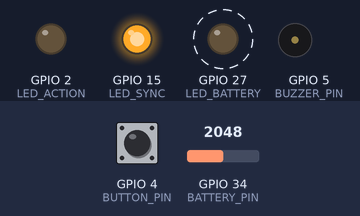
Recording of a program running on a simulated ESP32. Shown: output pins drawn as LEDs (lit = HIGH), buzzer (waves = sounding, pin HIGH). Dashed ring = blinking. Inputs (shaded band) come from the test bench; at power-on: GPIO 4 (BUTTON_PIN) HIGH, GPIO 34 (BATTERY_PIN) = 2048 (analog values on the 0–4095 scale). What the program prints to the serial monitor is not drawn.

Above: at 1.3 s.
1.4 s: GPIO 4 (BUTTON_PIN) pulled LOW for 0.25 s
At 2.27 s:
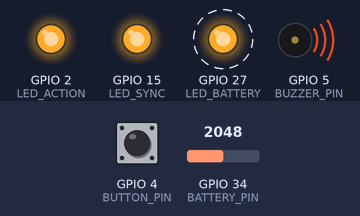
4.4 s: GPIO 34 (BATTERY_PIN) set to 2866
At 5.1 s:
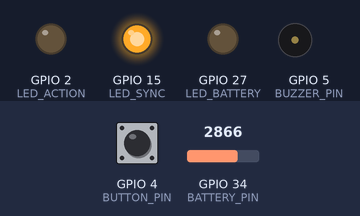
9.6 s: GPIO 34 (BATTERY_PIN) set to 2254
At 10.4 s:
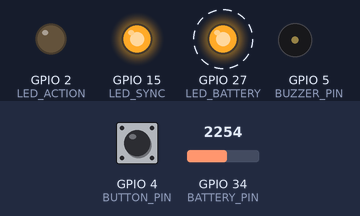
11.6 s: GPIO 34 (BATTERY_PIN) set to 2368
13.6 s: GPIO 4 (BUTTON_PIN) pulled LOW for 1 s
At 14.86 s:
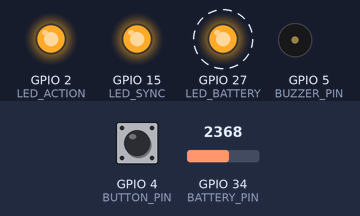
Timing chart, 0 to 17.1 s (numbered marks = the images above; inputs shaded):
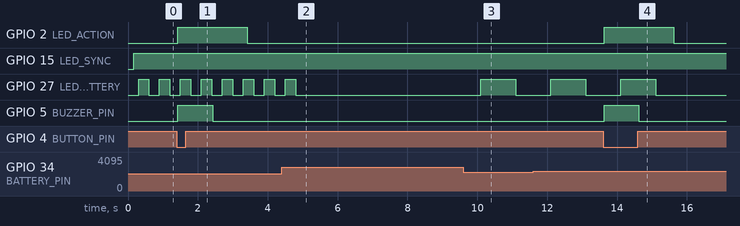

Measured:
- after the input at 1.4 s, GPIO 2 (LED_ACTION): LOW → HIGH at once, → LOW 2.0 s later; GPIO 5 (BUZZER_PIN): LOW → HIGH at once, → LOW 0.99 s later
- after the input at 4.4 s, GPIO 27 (LED_BATTERY): goes on until 4.8 s, then stays LOW
- after the input at 9.6 s, GPIO 27 (LED_BATTERY): LOW → HIGH after 0.50 s, → LOW 1.0 s later
- after the input at 13.6 s, GPIO 2 (LED_ACTION): LOW → HIGH at once, → LOW 2.0 s later; GPIO 5 (BUZZER_PIN): LOW → HIGH at once, → LOW 0.99 s later
- by itself, GPIO 27 (LED_BATTERY): alternates HIGH for 0.30 s and LOW for 0.30 s

The program:

main.cpp
```cpp
/**
 * ═══════════════════════════════════════════════════════════════════
 *  REC QUIZ BUZZER - FINAL SLAVE CODE (Production Ready)
 *
 *  Features:
  *  - Interrupt-based button (microsecond precision)
  *  - ESP-NOW communication with heartbeat
  *  - Battery monitoring (analogReadMilliVolts - no calibration!)
  *  - 3 LED indicators (Sync, Action, Battery)
  *  - Buzzer feedback
  *  - Connection timeout detection
 *
 * Hardware Connections:
  * - Button: GPIO 4 (with internal pull-up)
  * - LED Action (Red): GPIO 2 (ON for 2 seconds after press)  // ← FIX THIS
  * - LED Sync (Green): GPIO 15 (connection status)
  * - LED Battery (Blue): GPIO 27 (battery indicator)
  * - Buzzer: GPIO 5 (beeps for 1 second after press)  // ← FIX THIS
  * - Battery ADC: GPIO 34
 *
 *  Developer: ASIF AHAMED S | ECE 2023-27
 *  Institution: Rajalakshmi Engineering College
 * ═══════════════════════════════════════════════════════════════════
 */

#include <esp_now.h>
#include <WiFi.h>

// ═══════════════════════════════════════════════════════════
//  ⚠️ CONFIGURATION REQUIRED FOR EACH TEAM NODE:
//
//  1. Change TEAM_ID (line 20):
//     #define TEAM_ID 1  // Change to 1-10
//
//  2. Update masterMAC (line 21) with your Master's MAC:
//     Find Master MAC from Serial Monitor on first boot
//     Format: {0xXX, 0xXX, 0xXX, 0xXX, 0xXX, 0xXX}
//
//  3. Battery calibration (if needed):
//     - MAX_BATTERY_VOLTAGE (line 32): 4.08V for your batteries
//     - Adjust if different battery type used
// ═══════════════════════════════════════════════════════════


#define TEAM_ID 7
uint8_t masterMAC[] = {0xFF, 0xFF, 0xFF, 0xFF, 0xFF, 0xFF};  // Update master MAC ⚠️
// ═══════════════════════════════════════════════════

// Pin Definitions
#define BUTTON_PIN 4        // Button input
#define LED_ACTION 2        // Red LED - 2 seconds after press
#define LED_SYNC 15         // Green LED - connection status
#define LED_BATTERY 27      // Blue LED - battery status indicator
#define BUZZER_PIN 5        // Buzzer - 1 seconds after press
#define BATTERY_PIN 34      // ADC for battery monitoring

// Battery Configuration (4.08V max for 18650 batteries)
const float MAX_BATTERY_VOLTAGE = 4.08;
const float MIN_BATTERY_VOLTAGE = 3.0;
const float R1 = 10000.0;  // 10kΩ voltage divider
const float R2 = 10000.0;  // 10kΩ voltage divider

// Timing Constants
#define HEARTBEAT_INTERVAL 2000      // 2 seconds
#define CONNECTION_TIMEOUT 3000      // 3 seconds
#define ACTION_LED_DURATION 2000    // 2 seconds
#define BUZZER_DURATION 1000         // 1 seconds
#define BATTERY_CHECK_INTERVAL 5000  // 5 seconds
#define DEBOUNCE_TIME 50000          // 50ms in microseconds

// Interrupt Variables (volatile for ISR)
volatile bool buttonPressed = false;
volatile unsigned long buttonPressTime = 0;
volatile unsigned long lastInterruptTime = 0;

// Connection Status
volatile bool isConnectedToMaster = false;
unsigned long lastSuccessfulSend = 0;
unsigned long lastLedBlinkTime = 0;
bool ledBlinkState = false;

// Timing Trackers
unsigned long lastHeartbeatTime = 0;
unsigned long lastBatteryCheck = 0;
unsigned long actionStartTime = 0;
bool actionInProgress = false;

// Battery State
int currentBatteryZone = 2;  // Start with GREEN
float lastVoltage = 0.0;
float lastPercentage = 0.0;
unsigned long lastBatteryLedBlink = 0;
bool batteryLedState = false;

// ESP-NOW Data Structure
typedef struct {
  int teamID;
  unsigned long timestamp;
  bool buttonPressed;
  bool isHeartbeat;
  int batteryZone;      // 2=GREEN, 1=YELLOW, 0=RED
  float batteryPercent; // Actual percentage (0-100)
} BuzzerData;

BuzzerData outgoingData;
esp_now_peer_info_t peerInfo;

// ═══════════════════════════════════════════════════════════
//  BATTERY FUNCTIONS (YouTube Method - No Calibration!)
// ═══════════════════════════════════════════════════════════

float readBatteryVoltage() {
  float sum = 0;
  const int numSamples = 20;  // Average 20 readings for stability

  for (int i = 0; i < numSamples; i++) {
    sum += analogReadMilliVolts(BATTERY_PIN);  // ESP32 auto-calibration!
    delay(5);
  }

  float averageMilliVolts = sum / numSamples;
  float voltage = (averageMilliVolts / 1000.0);

  // Compensate for voltage divider (2:1 ratio)
  voltage = voltage * (R1 + R2) / R2;

  return voltage;
}

float calculateBatteryPercentage(float voltage) {
  float percentage = (voltage - MIN_BATTERY_VOLTAGE) /
                     (MAX_BATTERY_VOLTAGE - MIN_BATTERY_VOLTAGE) * 100.0;
  return constrain(percentage, 0, 100);
}

int getBatteryZone(float voltage) {
  if(voltage >= 3.70) return 2;      // GREEN (>60% SoC)
  else if(voltage >= 3.45) return 1; // YELLOW (40-60% SoC)
  else return 0;                     // RED (<40% SoC)
}

void updateBatteryStatus() {
  lastVoltage = readBatteryVoltage();
  lastPercentage = calculateBatteryPercentage(lastVoltage);
  int newZone = getBatteryZone(lastVoltage);

  // Warn on zone change
  if(newZone != currentBatteryZone) {
    currentBatteryZone = newZone;
    Serial.print("\n⚠️ BATTERY ZONE CHANGED: ");
    if(newZone == 2) Serial.println("🔋 GREEN (Good)");
    else if(newZone == 1) Serial.println("⚠️ YELLOW (Charge soon!)");
    else Serial.println("🔴 RED (Replace NOW!)");
  }

  // Periodic warnings for low battery
  if(currentBatteryZone == 0) {
    Serial.println("🔴 Battery CRITICAL - Replace immediately!");
  }
}

// ═══════════════════════════════════════════════════════════
//  BATTERY LED INDICATOR (Blue LED)
// ═══════════════════════════════════════════════════════════

void updateBatteryLED() {
  unsigned long currentTime = millis();

  if(currentBatteryZone == 2) {
    // GREEN zone - LED OFF (battery good)
    digitalWrite(LED_BATTERY, LOW);

  } else if(currentBatteryZone == 1) {
    // YELLOW zone - SLOW BLINK (1 second interval)
    if(currentTime - lastBatteryLedBlink >= 1000) {
      lastBatteryLedBlink = currentTime;
      batteryLedState = !batteryLedState;
      digitalWrite(LED_BATTERY, batteryLedState);
    }

  } else {
    // RED zone - FAST BLINK (300ms interval)
    if(currentTime - lastBatteryLedBlink >= 300) {
      lastBatteryLedBlink = currentTime;
      batteryLedState = !batteryLedState;
      digitalWrite(LED_BATTERY, batteryLedState);
    }
  }
}

// ═══════════════════════════════════════════════════════════
//  INTERRUPT SERVICE ROUTINE (Hardware Button)
// ═══════════════════════════════════════════════════════════

void IRAM_ATTR buttonISR() {
  unsigned long currentTime = micros();

  // Debounce: Ignore presses within 50ms
  if (currentTime - lastInterruptTime > DEBOUNCE_TIME) {
    buttonPressed = true;
    buttonPressTime = currentTime;  // Microsecond precision!
    lastInterruptTime = currentTime;
  }
}

// ═══════════════════════════════════════════════════════════
//  ESP-NOW CALLBACK (Send Status)
// ═══════════════════════════════════════════════════════════

void OnDataSent(const uint8_t *mac_addr, esp_now_send_status_t status) {
  if(status == ESP_NOW_SEND_SUCCESS) {
    isConnectedToMaster = true;
    lastSuccessfulSend = millis();
  } else {
    isConnectedToMaster = false;
  }
}

// ═══════════════════════════════════════════════════════════
//  LED CONTROL (Connection Status Indicator)
// ═══════════════════════════════════════════════════════════

void updateSyncLED() {
  // Check for connection timeout
  if(millis() - lastSuccessfulSend > CONNECTION_TIMEOUT) {
    isConnectedToMaster = false;
  }

  if(isConnectedToMaster) {
    // SOLID GREEN - Connected to master
    digitalWrite(LED_SYNC, HIGH);
  } else {
    // BLINKING GREEN - Searching for master
    if(millis() - lastLedBlinkTime > 500) {
      lastLedBlinkTime = millis();
      ledBlinkState = !ledBlinkState;
      digitalWrite(LED_SYNC, ledBlinkState);
    }
  }
}

// ═══════════════════════════════════════════════════════════
//  ACTION FEEDBACK (Buzzer + LED after button press)
// ═══════════════════════════════════════════════════════════

void updateActionFeedback() {
  if(actionInProgress) {
    unsigned long elapsed = millis() - actionStartTime;

    // Buzzer: ON for 5 seconds
    if(elapsed < BUZZER_DURATION) {
      digitalWrite(BUZZER_PIN, HIGH);
    } else {
      digitalWrite(BUZZER_PIN, LOW);
    }

    // Red LED: ON for 10 seconds
    if(elapsed < ACTION_LED_DURATION) {
      digitalWrite(LED_ACTION, HIGH);
    } else {
      digitalWrite(LED_ACTION, LOW);
      actionInProgress = false;  // Done
    }
  } else {
    // Ensure both are off when not in action
    digitalWrite(BUZZER_PIN, LOW);
    digitalWrite(LED_ACTION, LOW);
  }
}

// ═══════════════════════════════════════════════════════════
//  SETUP
// ═══════════════════════════════════════════════════════════

void setup() {
  Serial.begin(115200);

  // Pin setup
  pinMode(BUTTON_PIN, INPUT_PULLUP);
  pinMode(LED_ACTION, OUTPUT);
  pinMode(LED_SYNC, OUTPUT);
  pinMode(LED_BATTERY, OUTPUT);
  pinMode(BUZZER_PIN, OUTPUT);
  pinMode(BATTERY_PIN, INPUT);

  // ADC configuration
  analogReadResolution(12);       // 12-bit resolution (0-4095)
  analogSetAttenuation(ADC_11db); // For 0-3.3V range

  // Initial LED states
  digitalWrite(LED_ACTION, LOW);
  digitalWrite(LED_SYNC, LOW);
  digitalWrite(LED_BATTERY, LOW);
  digitalWrite(BUZZER_PIN, LOW);

  // Attach hardware interrupt to button
  attachInterrupt(digitalPinToInterrupt(BUTTON_PIN), buttonISR, FALLING);

  // WiFi setup
  WiFi.mode(WIFI_STA);

  // Startup banner
  Serial.println("\n╔═══════════════════════════════════════════╗");
  Serial.println("║  REC QUIZ BUZZER - FINAL PRODUCTION       ║");
  Serial.println("╚═══════════════════════════════════════════╝");
  Serial.print("🏷️  Team ID: ");
  Serial.println(TEAM_ID);
  Serial.print("🔑 MAC Address: ");
  Serial.println(WiFi.macAddress());
  Serial.println("═══════════════════════════════════════════\n");

  // ESP-NOW initialization
  if(esp_now_init() != ESP_OK) {
    Serial.println("❌ ESP-NOW init failed!");
    while(1) { delay(1000); }  // Halt on failure
  }
  Serial.println("✅ ESP-NOW initialized!");

  // Register send callback
  esp_now_register_send_cb(OnDataSent);

  // Add master as peer
  memcpy(peerInfo.peer_addr, masterMAC, 6);
  peerInfo.channel = 0;
  peerInfo.encrypt = false;

  if(esp_now_add_peer(&peerInfo) != ESP_OK) {
    Serial.println("❌ Failed to add master peer!");
    while(1) { delay(1000); }  // Halt on failure
  }
  Serial.println("✅ Master peer added!");

  // Read initial battery status
  updateBatteryStatus();

  Serial.print("🔋 Battery: ");
  Serial.print(lastVoltage, 2);
  Serial.print("V (");
  Serial.print(lastPercentage, 0);
  Serial.print("%) - ");
  if(currentBatteryZone == 2) Serial.println("🔋 GREEN");
  else if(currentBatteryZone == 1) Serial.println("⚠️ YELLOW");
  else Serial.println("🔴 RED");

  // Send initial connection packet
  outgoingData.teamID = TEAM_ID;
  outgoingData.timestamp = micros();
  outgoingData.buttonPressed = false;
  outgoingData.isHeartbeat = false;
  outgoingData.batteryZone = currentBatteryZone;
  outgoingData.batteryPercent = lastPercentage;

  esp_now_send(masterMAC, (uint8_t *)&outgoingData, sizeof(outgoingData));

  Serial.println("🔍 Searching for Master...");
  Serial.println("⚡ Interrupt-based system ACTIVE\n");
}

// ═══════════════════════════════════════════════════════════
//  MAIN LOOP
// ═══════════════════════════════════════════════════════════

void loop() {
  // Update visual feedback (minimal overhead)
  updateSyncLED();
  updateActionFeedback();
  updateBatteryLED();

  // Periodic battery check (every 5 seconds)
  if(millis() - lastBatteryCheck >= BATTERY_CHECK_INTERVAL) {
    lastBatteryCheck = millis();
    updateBatteryStatus();
  }

  // ─────────────── BUTTON PRESS HANDLER ───────────────
  if(buttonPressed) {
    buttonPressed = false;  // Clear flag immediately for minimum latency

    Serial.println("\n════════════════════════════════════");
    Serial.println("🔴 BUTTON PRESSED!");
    Serial.print("⏱️  Timestamp: ");
    Serial.print(buttonPressTime);
    Serial.println(" μs");
    Serial.println("════════════════════════════════════\n");

    // Start action feedback (buzzer + LED)
    actionInProgress = true;
    actionStartTime = millis();

    // Prepare data packet with battery info
    outgoingData.teamID = TEAM_ID;
    outgoingData.timestamp = buttonPressTime;  // Microsecond precision
    outgoingData.buttonPressed = true;
    outgoingData.isHeartbeat = false;
    outgoingData.batteryZone = currentBatteryZone;
    outgoingData.batteryPercent = lastPercentage;

    // Send to master (non-blocking)
    esp_err_t result = esp_now_send(masterMAC, (uint8_t *)&outgoingData, sizeof(outgoingData));

    if(result == ESP_OK) {
      Serial.println("📡 Signal sent to Master!");
      Serial.println("🔊 Buzzer: ON for 5 seconds");
      Serial.println("🔴 Red LED: ON for 10 seconds\n");
    } else {
      Serial.println("❌ Error sending signal!\n");
    }
  }

  // ─────────────── HEARTBEAT (Every 2 seconds) ───────────────
  if(millis() - lastHeartbeatTime >= HEARTBEAT_INTERVAL) {
    lastHeartbeatTime = millis();

    // Prepare heartbeat packet
    outgoingData.teamID = TEAM_ID;
    outgoingData.timestamp = micros();
    outgoingData.buttonPressed = false;
    outgoingData.isHeartbeat = true;
    outgoingData.batteryZone = currentBatteryZone;
    outgoingData.batteryPercent = lastPercentage;

    // Send to master (keeps connection alive)
    esp_now_send(masterMAC, (uint8_t *)&outgoingData, sizeof(outgoingData));
  }

  delay(1);  // Small delay for stability (minimal latency impact)
}
```
